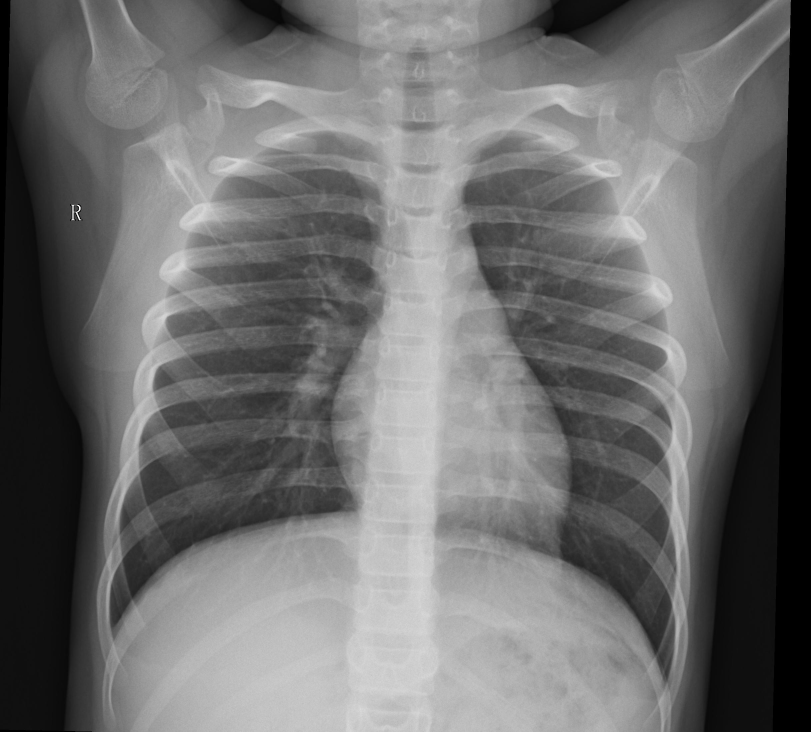
#> input picture Coronahack-Chest-XRay-Dataset/test/NORMAL2-IM-0033-0001.jpeg, 2431 x 2195 px (shown at 1/3 size)
$ python -i equalize_histogram_images.py   (imports and definitions only)
#> lines starting #> are read from the running program, lines starting #| are printed output that depends on the picture
#> (reads metadata_augmented.csv from the repository)
#> further down, picture is the input picture: shape (2195, 2431, 3); min 0, max 255, mean 110
# -*- coding: utf-8 -*-
"""
Created on Thu Apr 23 23:02:52 2020

@author: nialb
"""
import os
import shutil

import numpy as np
import pandas as pd

import cv2
from keras.preprocessing.image import ImageDataGenerator

eqh_dir = 'equalized_ds'
eqh_train_dir = eqh_dir + '\\train'
eqh_val_dir = eqh_dir + '\\val'
eqh_test_dir = eqh_dir + '\\test'

# [7 lines not run here, left out]

def clahe_prep(img):
    img_crp = img[40:738, 40:738]
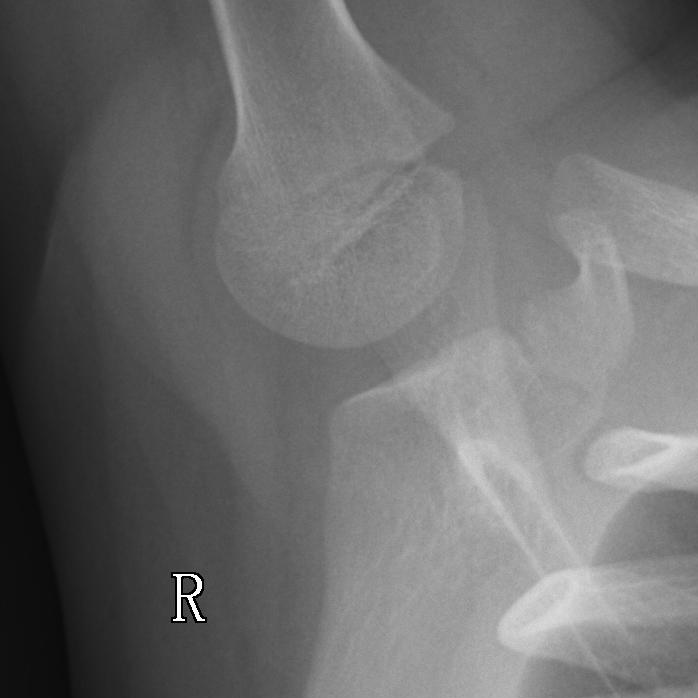
#> img_crp: shape (698, 698, 3); min 0, max 255, mean 109.5
    img_sized = cv2.resize(img_crp, (768,768))
    clahe = cv2.createCLAHE(clipLimit=3, tileGridSize=(8,8))
    lab = cv2.cvtColor(img_sized, cv2.COLOR_BGR2LAB)
#> lab: shape (768, 768, 3); mean of channels 0, 1, 2 116.2, 128, 128
    l, a, b = cv2.split(lab)
#> a: shape (768, 768); every value is 128

    cl = clahe.apply(l)
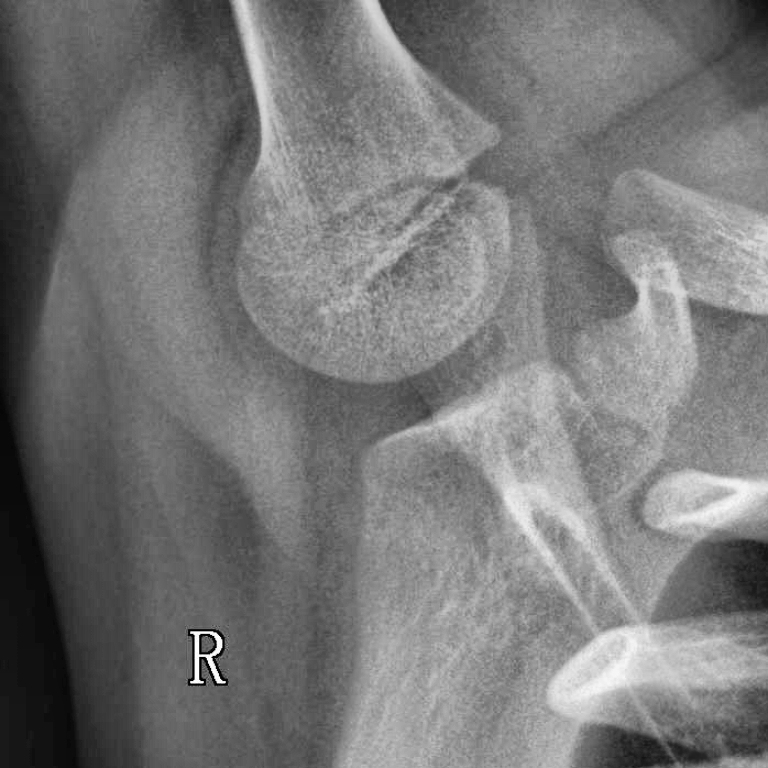
#> cl: shape (768, 768); min 1, max 255, mean 118.9
    limg = cv2.merge((cl,a,b))
#> limg: shape (768, 768, 3); mean of channels 0, 1, 2 118.9, 128, 128

    img = cv2.cvtColor(limg, cv2.COLOR_LAB2BGR)

    return np.uint8(img)

metadata_base = pd.read_csv('metadata_augmented.csv')
metadata_base['eqh_file_path'] = ''

# [18 lines not run here, left out]

metadata_eqh = metadata_base.drop(['augmented_file_path'], axis=1)
# [1 line not run here, left out]

>>> import cv2
>>> picture = cv2.imread('Coronahack-Chest-XRay-Dataset/test/NORMAL2-IM-0033-0001.jpeg')
>>> result = clahe_prep(picture)
